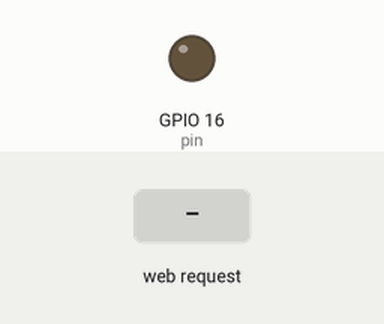
Simulated run of this sketch. Board: ESP8266 (NodeMCU). Shown: output pins drawn as LEDs (lit = HIGH). The test bench sets the inputs (shaded band). What the sketch prints to the serial monitor is not drawn.

Above: at 1.2 s.
1.3 s: HTTP request GET /led received
At 2.2 s:
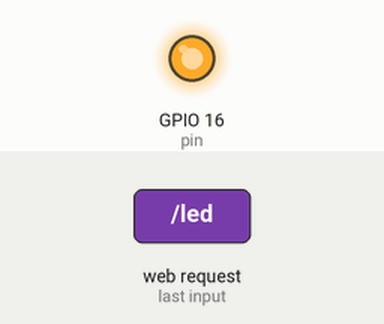
2.8 s: HTTP request GET /led?state=0 received
At 3.3 s:
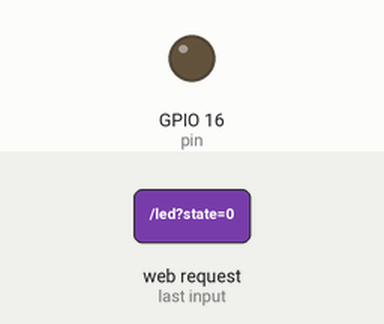
4.3 s: HTTP request GET /led?state=1 received
At 5.7 s:
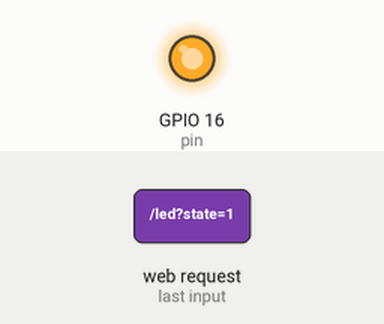
Timing chart, 0 to 7.3 s (numbered marks = the images above; inputs shaded):
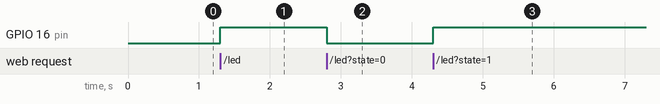

Measured:
- after the input at 1.3 s, GPIO 16 (pin): LOW → HIGH at once
- after the input at 2.8 s, GPIO 16 (pin): HIGH → LOW at once
- after the input at 4.3 s, GPIO 16 (pin): LOW → HIGH at once

The sketch:

mycode.ino
```cpp
#include<ESP8266WebServer.h>
ESP8266WebServer server;
const char username[] ="sai";
const char password[] ="raksha1999";
#define pin 16

void setup()
{
 pinMode(pin,OUTPUT);
 Serial.begin(115200);
 WiFi.softAP(username,password);
 IPAddress myIP=WiFi.softAPIP();
 Serial.print("AP IP address :");
 Serial.println(myIP);
 server.begin();
 server.on("/led",led);
}
void loop()
{
  server.handleClient();
}
void led()
{
  String myhtml ="<html><head><title>my first web</title></head><body style=\"background-color: blue\"><h1><center>led</center><h1><form>what do u want to do<br><button type=\"submit\" name=\"state\" value=\"0\">on</button><button type=\"submit\" name=\"state\" value=\"1\">off</button></form></body></html>";
  server.send(200,"text/html",myhtml);
  if(server.arg("state")=="0")
  {
  digitalWrite(pin,LOW);
  }
  else
  {
    digitalWrite(pin,1);
  }
}
```
